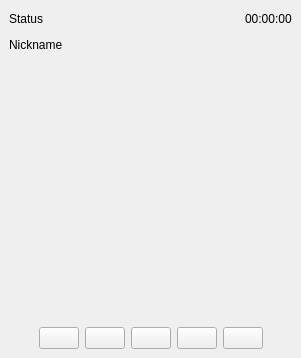
<ui version="4.0" >
 <author></author>
 <comment></comment>
 <exportmacro></exportmacro>
 <class>PhoneCallWidget</class>
 <widget class="QWidget" name="PhoneCallWidget" >
  <property name="geometry" >
   <rect>
    <x>0</x>
    <y>0</y>
    <width>301</width>
    <height>358</height>
   </rect>
  </property>
  <layout class="QVBoxLayout" >
   <property name="margin" >
    <number>9</number>
   </property>
   <property name="spacing" >
    <number>6</number>
   </property>
   <item>
    <layout class="QHBoxLayout" >
     <property name="margin" >
      <number>0</number>
     </property>
     <property name="spacing" >
      <number>0</number>
     </property>
     <item>
      <widget class="QLabel" name="statusLabel" >
       <property name="sizePolicy" >
        <sizepolicy>
         <hsizetype>5</hsizetype>
         <vsizetype>0</vsizetype>
         <horstretch>0</horstretch>
         <verstretch>0</verstretch>
        </sizepolicy>
       </property>
       <property name="text" >
        <string>Status</string>
       </property>
       <property name="alignment" >
        <set>Qt::AlignRight|Qt::AlignTrailing|Qt::AlignVCenter</set>
       </property>
      </widget>
     </item>
     <item>
      <spacer>
       <property name="orientation" >
        <enum>Qt::Horizontal</enum>
       </property>
       <property name="sizeHint" >
        <size>
         <width>0</width>
         <height>20</height>
        </size>
       </property>
      </spacer>
     </item>
     <item>
      <widget class="QLabel" name="durationLabel" >
       <property name="text" >
        <string>00:00:00</string>
       </property>
      </widget>
     </item>
    </layout>
   </item>
   <item>
    <layout class="QHBoxLayout" >
     <property name="margin" >
      <number>0</number>
     </property>
     <property name="spacing" >
      <number>0</number>
     </property>
     <item>
      <widget class="QLabel" name="nickNameLabel" >
       <property name="sizePolicy" >
        <sizepolicy>
         <hsizetype>0</hsizetype>
         <vsizetype>0</vsizetype>
         <horstretch>0</horstretch>
         <verstretch>0</verstretch>
        </sizepolicy>
       </property>
       <property name="text" >
        <string>Nickname</string>
       </property>
       <property name="textFormat" >
        <enum>Qt::PlainText</enum>
       </property>
       <property name="alignment" >
        <set>Qt::AlignLeading|Qt::AlignLeft|Qt::AlignVCenter</set>
       </property>
       <property name="wordWrap" >
        <bool>true</bool>
       </property>
      </widget>
     </item>
     <item>
      <spacer>
       <property name="orientation" >
        <enum>Qt::Horizontal</enum>
       </property>
       <property name="sizeHint" >
        <size>
         <width>0</width>
         <height>20</height>
        </size>
       </property>
      </spacer>
     </item>
    </layout>
   </item>
   <item>
    <widget class="QStackedWidget" name="labelStack" >
     <property name="sizePolicy" >
      <sizepolicy>
       <hsizetype>7</hsizetype>
       <vsizetype>7</vsizetype>
       <horstretch>0</horstretch>
       <verstretch>0</verstretch>
      </sizepolicy>
     </property>
     <property name="frameShape" >
      <enum>QFrame::NoFrame</enum>
     </property>
     <property name="lineWidth" >
      <number>1</number>
     </property>
     <property name="currentIndex" >
      <number>0</number>
     </property>
     <widget class="QWidget" name="videoPage" >
      <layout class="QVBoxLayout" >
       <property name="margin" >
        <number>0</number>
       </property>
       <property name="spacing" >
        <number>0</number>
       </property>
       <item>
        <spacer>
         <property name="orientation" >
          <enum>Qt::Vertical</enum>
         </property>
         <property name="sizeType" >
          <enum>QSizePolicy::Expanding</enum>
         </property>
         <property name="sizeHint" >
          <size>
           <width>20</width>
           <height>40</height>
          </size>
         </property>
        </spacer>
       </item>
       <item>
        <widget class="WidgetRatioEnforcer" name="videoContainer" >
         <property name="sizePolicy" >
          <sizepolicy>
           <hsizetype>13</hsizetype>
           <vsizetype>13</vsizetype>
           <horstretch>0</horstretch>
           <verstretch>0</verstretch>
          </sizepolicy>
         </property>
        </widget>
       </item>
       <item>
        <spacer>
         <property name="orientation" >
          <enum>Qt::Vertical</enum>
         </property>
         <property name="sizeType" >
          <enum>QSizePolicy::Expanding</enum>
         </property>
         <property name="sizeHint" >
          <size>
           <width>20</width>
           <height>40</height>
          </size>
         </property>
        </spacer>
       </item>
      </layout>
     </widget>
     <widget class="QWidget" name="avatarPage" >
      <layout class="QVBoxLayout" >
       <property name="margin" >
        <number>0</number>
       </property>
       <property name="spacing" >
        <number>0</number>
       </property>
       <item>
        <spacer>
         <property name="orientation" >
          <enum>Qt::Vertical</enum>
         </property>
         <property name="sizeHint" >
          <size>
           <width>20</width>
           <height>40</height>
          </size>
         </property>
        </spacer>
       </item>
       <item>
        <layout class="QHBoxLayout" >
         <property name="margin" >
          <number>0</number>
         </property>
         <property name="spacing" >
          <number>6</number>
         </property>
         <item>
          <spacer>
           <property name="orientation" >
            <enum>Qt::Horizontal</enum>
           </property>
           <property name="sizeHint" >
            <size>
             <width>40</width>
             <height>20</height>
            </size>
           </property>
          </spacer>
         </item>
         <item>
          <widget class="QLabel" name="avatarLabel" >
           <property name="minimumSize" >
            <size>
             <width>50</width>
             <height>0</height>
            </size>
           </property>
           <property name="frameShape" >
            <enum>QFrame::NoFrame</enum>
           </property>
           <property name="text" >
            <string/>
           </property>
           <property name="alignment" >
            <set>Qt::AlignHCenter|Qt::AlignTop</set>
           </property>
          </widget>
         </item>
         <item>
          <spacer>
           <property name="orientation" >
            <enum>Qt::Horizontal</enum>
           </property>
           <property name="sizeHint" >
            <size>
             <width>40</width>
             <height>20</height>
            </size>
           </property>
          </spacer>
         </item>
        </layout>
       </item>
       <item>
        <spacer>
         <property name="orientation" >
          <enum>Qt::Vertical</enum>
         </property>
         <property name="sizeType" >
          <enum>QSizePolicy::Expanding</enum>
         </property>
         <property name="sizeHint" >
          <size>
           <width>20</width>
           <height>40</height>
          </size>
         </property>
        </spacer>
       </item>
      </layout>
     </widget>
    </widget>
   </item>
   <item>
    <widget class="QStackedWidget" name="buttonStack" >
     <property name="sizePolicy" >
      <sizepolicy>
       <hsizetype>5</hsizetype>
       <vsizetype>0</vsizetype>
       <horstretch>0</horstretch>
       <verstretch>0</verstretch>
      </sizepolicy>
     </property>
     <property name="currentIndex" >
      <number>1</number>
     </property>
     <widget class="QWidget" name="ringingPage" >
      <property name="sizePolicy" >
       <sizepolicy>
        <hsizetype>5</hsizetype>
        <vsizetype>1</vsizetype>
        <horstretch>0</horstretch>
        <verstretch>0</verstretch>
       </sizepolicy>
      </property>
      <layout class="QHBoxLayout" >
       <property name="margin" >
        <number>0</number>
       </property>
       <property name="spacing" >
        <number>6</number>
       </property>
       <item>
        <spacer>
         <property name="orientation" >
          <enum>Qt::Horizontal</enum>
         </property>
         <property name="sizeHint" >
          <size>
           <width>40</width>
           <height>20</height>
          </size>
         </property>
        </spacer>
       </item>
       <item>
        <widget class="QPushButton" name="acceptButton" >
         <property name="text" >
          <string>&amp;Accept</string>
         </property>
         <property name="icon" >
          <iconset resource="../wengophone.qrc" >:/pics/actions/accept-phone.png</iconset>
         </property>
         <property name="default" >
          <bool>true</bool>
         </property>
        </widget>
       </item>
       <item>
        <widget class="QPushButton" name="rejectButton" >
         <property name="text" >
          <string>&amp;Reject</string>
         </property>
         <property name="icon" >
          <iconset resource="../wengophone.qrc" >:/pics/actions/hangup-phone.png</iconset>
         </property>
        </widget>
       </item>
       <item>
        <spacer>
         <property name="orientation" >
          <enum>Qt::Horizontal</enum>
         </property>
         <property name="sizeHint" >
          <size>
           <width>40</width>
           <height>20</height>
          </size>
         </property>
        </spacer>
       </item>
      </layout>
     </widget>
     <widget class="QWidget" name="talkingPage" >
      <property name="sizePolicy" >
       <sizepolicy>
        <hsizetype>5</hsizetype>
        <vsizetype>1</vsizetype>
        <horstretch>0</horstretch>
        <verstretch>0</verstretch>
       </sizepolicy>
      </property>
      <layout class="QHBoxLayout" >
       <property name="margin" >
        <number>0</number>
       </property>
       <property name="spacing" >
        <number>6</number>
       </property>
       <item>
        <spacer>
         <property name="orientation" >
          <enum>Qt::Horizontal</enum>
         </property>
         <property name="sizeHint" >
          <size>
           <width>0</width>
           <height>20</height>
          </size>
         </property>
        </spacer>
       </item>
       <item>
        <widget class="QPushButton" name="hangupButton" >
         <property name="text" >
          <string/>
         </property>
         <property name="icon" >
          <iconset resource="../wengophone.qrc" >:/pics/actions/hangup-phone.png</iconset>
         </property>
        </widget>
       </item>
       <item>
        <widget class="QPushButton" name="holdButton" >
         <property name="text" >
          <string/>
         </property>
         <property name="icon" >
          <iconset resource="../wengophone.qrc" >:/pics/actions/hold-phone.png</iconset>
         </property>
        </widget>
       </item>
       <item>
        <widget class="QPushButton" name="addContactButton" >
         <property name="text" >
          <string/>
         </property>
         <property name="icon" >
          <iconset resource="../wengophone.qrc" >:/pics/actions/add-contact.png</iconset>
         </property>
        </widget>
       </item>
       <item>
        <widget class="QPushButton" name="dialpadButton" >
         <property name="toolTip" >
          <string>Dialpad</string>
         </property>
         <property name="text" >
          <string/>
         </property>
         <property name="icon" >
          <iconset resource="../wengophone.qrc" >:/pics/dialpad/dialpad.png</iconset>
         </property>
         <property name="checkable" >
          <bool>true</bool>
         </property>
        </widget>
       </item>
       <item>
        <widget class="QPushButton" name="smileysButton" >
         <property name="toolTip" >
          <string>Audio Smileys</string>
         </property>
         <property name="text" >
          <string/>
         </property>
         <property name="icon" >
          <iconset resource="../wengophone.qrc" >:/pics/dialpad/audiosmileys.png</iconset>
         </property>
         <property name="checkable" >
          <bool>true</bool>
         </property>
        </widget>
       </item>
       <item>
        <spacer>
         <property name="orientation" >
          <enum>Qt::Horizontal</enum>
         </property>
         <property name="sizeHint" >
          <size>
           <width>0</width>
           <height>20</height>
          </size>
         </property>
        </spacer>
       </item>
      </layout>
     </widget>
    </widget>
   </item>
  </layout>
 </widget>
 <pixmapfunction></pixmapfunction>
 <customwidgets>
  <customwidget>
   <class>WidgetRatioEnforcer</class>
   <extends>QFrame</extends>
   <header>qtutil/WidgetRatioEnforcer.h</header>
   <container>0</container>
   <pixmap></pixmap>
  </customwidget>
 </customwidgets>
 <resources>
  <include location="../wengophone.qrc" />
 </resources>
 <connections/>
</ui>
